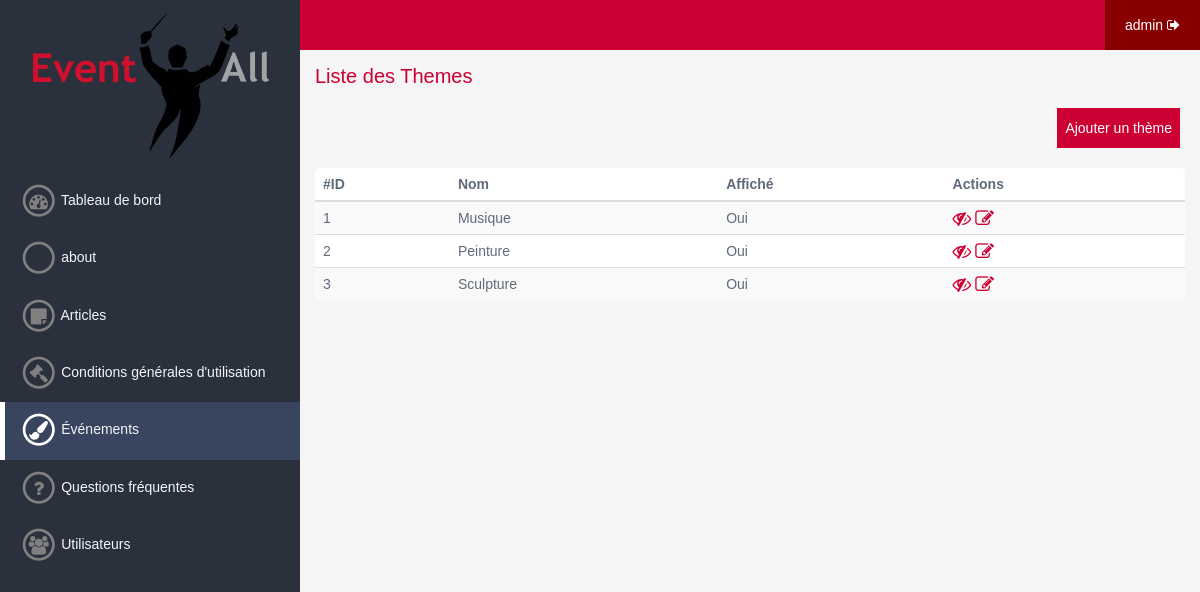
The app's page /admin/events/themes (signed in) with its own data.
### tables this page shows
CREATE TABLE IF NOT EXISTS `themes` (
  `id` int(11) NOT NULL AUTO_INCREMENT,
  `nom` varchar(255) NOT NULL,
  `afficher` int(11) NOT NULL DEFAULT '1',
  PRIMARY KEY (`id`)
);

### system/Controller.php (called while the page is built, shortened)
<?php
abstract class Controller {
	protected $view;
	protected $default_module;
	public final function execute($module = '', $params = array()) {
		 if(method_exists($this, $module)) {
			 return $this->$module($params);
		 }
	}
	public final function render() {
		$route  = Route::getRoute();
		$params = $route['params'];
		$module = (isset($params[0]) && method_exists($this, $params[0])) ? $params[0] : $this->default_module;
		if (isset($params[0]) && $params[0] == $module) {
			array_shift($params);
		}
		$model = $this->execute($module, $params);
		$render = $this->view->render($module, $model);
		$title = $this->view->getGlobalVar('title');
		$css   = $this->view->getGlobalVar('css');
		$js    = $this->view->getGlobalVar('js');
		return array(
			'title' => $title,
			'css'   => $css,
			'js'    => $js,
			'tpl'   => $render
		);
	}
	public function setModel($model) {
		$this->model = $model;
	}
	public function setView($view) {
		$this->view = $view;
	}
}
?>

### system/Main.php (called while the page is built, shortened)
<?php
class Main {
	private $is404 = false;
	public function __construct() {
		$this->exec();
	}
	private function route() {
		$error = false;
		$this->is404 = $error;
	}
	private function exec() {
		$route = Route::getRoute();
		$admin = $route['admin'] == 1;
		$app = !empty($route['app']) ? $route['app'] : ($admin ? Config::get('config.defaultadminapp') : Config::get('config.defaultapp'));
		if ($admin) {
			$app_dir   = APPS_DIR.$app.DS.'admin'.DS;
			$app_name_clear = str_replace(' ', '', ucwords(preg_replace('#[^a-zA-Z]+#', ' ', $app)));
			$app_class = $app_name_clear.'AdminController';
		} else {
			$app_dir   = APPS_DIR.$app.DS;
			$app_name_clear = str_replace(' ', '', ucwords(preg_replace('#[^a-zA-Z]+#', ' ', $app)));
			$app_class = $app_name_clear.'Controller';
		}
		if (is_dir($app_dir) && file_exists($app_dir.'controller.php') && !$this->is404) {
			if (class_exists($app_class) && get_parent_class($app_class) == 'Controller') {
				$controller = new $app_class();
				if (file_exists($app_dir.'model.php')) {
					$model_class = str_replace('Controller', 'Model', $app_class);
					if (class_exists($model_class)) {
						$controller->setModel(new $model_class());
					}
				}
				if (file_exists($app_dir.'view.php')) {
					$view_class = str_replace('Controller', 'View', $app_class);
					if (class_exists($view_class) && get_parent_class($view_class) == 'View') {
						$controller->setView(new $view_class());
					}
				}
			}
		}
		$app_rendered = $controller->render();
	}
}
?>

### index.php (called while the page is built, shortened)
<?php
require_once SYS_DIR.'System.php';
require_once SYS_DIR.'Config.php';
require_once SYS_DIR.'Main.php';
$eua = new Main();
?>

### system/Config.php (called while the page is built, shortened)
<?php
class Config {
	private static $configs = array();
	public static function get($path, $default = null) {
		$result = $default;
		if ($nodes = explode('.', $path)) {
			$config = &self::$configs;
			$path_count = count($nodes) - 1;
			for ($i = 0; $i < $path_count; $i++) {
				if (isset($config[$nodes[$i]])) {
					$config = &$config[$nodes[$i]];
				} else {
					break;
				}
			}
			if (isset($config[$nodes[$i]])) {
				$result = $config[$nodes[$i]];
			}
		}
		return $result;
	}
	public static function load($field, $file, $type = '') {
		switch(strtolower($type)) {
			case 'php':
				if (isset(${$field})) {
					self::$configs[$field] = ${$field};
				}
				break;
		}
		return true;
	}
}
?>

### system/config/config.php (called while the page is built)
<?php
$config = array(
  'base'            => 'http://localhost/Event-You-All',
  'defaultapp'      => 'events',
  'defaultadminapp' => 'board',
  'site_title'      => 'Event-You-All',
  'email'           => 'contact@event-you-all.fr'
);
?>

### apps/events/model.php (called while the page is built, shortened)
<?php
class EventsModel {
  public function __construct() {
    $this->db = System::getDb();
  }
}
?>

### system/System.php (called while the page is built, shortened)
<?php
class System {
	private static $dbInstance;
	public static function getDB() {
		if (!is_object(self::$dbInstance)) {
			$server   = Config::get('database.server');
			$dbname   = Config::get('database.dbname');
			$dsn      = 'mysql:dbname='.$dbname.';host='.$server;
			$user     = Config::get('database.user');
			$password = Config::get('database.pw');
			self::$dbInstance = new PDO($dsn, $user, $password);
			self::$dbInstance->query("SET NAMES 'utf8'");
			self::$dbInstance->setAttribute(PDO::ATTR_ERRMODE, PDO::ERRMODE_WARNING);
		}
		return self::$dbInstance;
	}
}
?>

### apps/events/admin/model.php (called while the page is built, shortened)
<?php
class EventsAdminModel extends EventsModel {
    public function getAllThemes($from = 0, $number = 9999999) {
    $prep = $this->db->prepare('SELECT * FROM themes ORDER BY nom LIMIT :from, :number');
    $prep->bindParam(':from', $from, PDO::PARAM_INT);
    $prep->bindParam(':number', $number, PDO::PARAM_INT);
    $prep->execute();
    $themes = $prep->fetchAll(PDO::FETCH_ASSOC);
    return $themes;
  }
}
?>

### apps/events/admin/controller.php (called while the page is built, shortened)
<?php
class EventsAdminController extends Controller {
  public function themes(array $params) {
    $themes = $this->model->getAllThemes();
    return $themes;
  }
}
?>

### apps/events/admin/views/theme.php (the view, shortened to what this page needs)
<h1 class="app-title">Liste des Themes</h1>
<div class="app-actions">
  <a href="<?php echo Config::get('config.base'); ?>/admin/events/addtheme">Ajouter un thème</a>
</div>
<table class="table">
  <thead>
    <tr>
      <th>#ID</th>
      <th>Nom</th>
      <th>Affiché</th>
      <th>Actions</th>
    </tr>
  </thead>
  <tbody>
    <?php foreach ($model as $value) { ?>
    <tr>
      <td>
        <?php echo $value['id'];?>
      </td>
      <td>
        <?php echo $value['nom'];?>
      </td>
      <td>
        <?php echo ($value['afficher'] == 1) ? 'Oui' : 'Non'; ?>
      </td>
      <td>
        <?php if ($value['afficher'] == 1) { ?>
        <a href="<?php echo Config::get('config.base'); ?>/admin/events/hidetheme/<?php echo $value['id']; ?>" title="Masquer le theme"><i class="fa fa-eye-slash fa-lg"></i></a>
        <?php } else { ?>
        <a href="<?php echo Config::get('config.base'); ?>/admin/events/showtheme/<?php echo $value['id']; ?>" title="Afficher le theme"><i class="fa fa-eye fa-lg"></i></a>
        <?php } ?>
        <a href="<?php echo Config::get('config.base'); ?>/admin/events/modiftheme/<?php echo $value['id']; ?>" title="Modifier le thème"><i class="fa fa-edit fa-lg"></i></a>
      </td>
    </tr>
    <?php
    }
    ?>
  </tbody>
</table>

### templates/styles/admin.css (style rules this page uses)
* { box-sizing: border-box; }
html { height: 100%; }
body { height: 100%; background: #f5f5f5; color: #5f6b7b; font-family: "Trebuchet MS", Helvetica, sans-serif; font-size: 14px; }
a, a:focus { color: #CC0033; text-decoration: none; outline: none; }
.col-content .content h1.app-title { font-size: 20px; font-weight: 400; color: #CC0033; margin: 0 10px 20px 0; }
.col-content .content div.app-actions { text-align: right; margin-bottom: 20px; }
.col-content .content div.app-actions a { display: inline-block; margin: 0 5px; padding: 12px 8px; background: #CC0033; color: white; }
.table { width: 100%; background: white; border-radius: 5px; }
.table thead th { text-align: left; padding: 8px; border-bottom: 2px solid #ddd; }
.table tbody tr:nth-child(odd) { background-color: #f9f9f9; }
.table tbody td { text-align: left; padding: 8px; border-top: 1px solid #ddd; }
.table thead tr th, .table thead tr td, .table tbody tr td { vertical-align: middle; overflow: visible; }

### records on screen
themes: id "1", nom "Musique", afficher "Oui"
themes: id "2", nom "Peinture", afficher "Oui"
themes: id "3", nom "Sculpture", afficher "Oui"

### other values on screen
$admin_app['name'] "about"
$admin_app['name'] "Articles"
$admin_app['name'] "Conditions générales d'utilisation"
$admin_app['name'] "Événements"
$admin_app['name'] "Questions fréquentes"
$admin_app['name'] "Utilisateurs"
$_SESSION['nickname'] "admin"
